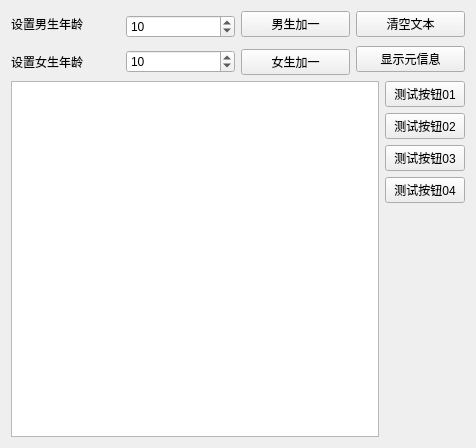
<?xml version="1.0" encoding="UTF-8"?>
<ui version="4.0">
 <class>Widget</class>
 <widget class="QWidget" name="Widget">
  <property name="geometry">
   <rect>
    <x>0</x>
    <y>0</y>
    <width>476</width>
    <height>448</height>
   </rect>
  </property>
  <property name="windowTitle">
   <string>元对象</string>
  </property>
  <layout class="QVBoxLayout" name="verticalLayout_2">
   <item>
    <layout class="QGridLayout" name="gridLayout">
     <item row="0" column="0">
      <widget class="QLabel" name="boy">
       <property name="text">
        <string>设置男生年龄</string>
       </property>
      </widget>
     </item>
     <item row="0" column="1" rowspan="2">
      <widget class="QSpinBox" name="boySpinBox">
       <property name="value">
        <number>10</number>
       </property>
      </widget>
     </item>
     <item row="0" column="2">
      <widget class="QPushButton" name="addBoyAge">
       <property name="text">
        <string>男生加一</string>
       </property>
      </widget>
     </item>
     <item row="0" column="3">
      <widget class="QPushButton" name="clear">
       <property name="text">
        <string>清空文本</string>
       </property>
      </widget>
     </item>
     <item row="1" column="3" rowspan="2">
      <widget class="QPushButton" name="showMeta">
       <property name="text">
        <string>显示元信息</string>
       </property>
      </widget>
     </item>
     <item row="2" column="0">
      <widget class="QLabel" name="girl">
       <property name="text">
        <string>设置女生年龄</string>
       </property>
      </widget>
     </item>
     <item row="2" column="1">
      <widget class="QSpinBox" name="girlSpinBox">
       <property name="value">
        <number>10</number>
       </property>
      </widget>
     </item>
     <item row="2" column="2">
      <widget class="QPushButton" name="addGirlAge">
       <property name="text">
        <string>女生加一</string>
       </property>
      </widget>
     </item>
    </layout>
   </item>
   <item>
    <layout class="QHBoxLayout" name="horizontalLayout">
     <item>
      <widget class="QPlainTextEdit" name="plainTextEdit"/>
     </item>
     <item>
      <layout class="QVBoxLayout" name="verticalLayout" stretch="0,0,0,0,0">
       <item>
        <widget class="QPushButton" name="qMessage">
         <property name="text">
          <string>测试按钮01</string>
         </property>
        </widget>
       </item>
       <item>
        <widget class="QPushButton" name="qFile">
         <property name="text">
          <string>测试按钮02</string>
         </property>
        </widget>
       </item>
       <item>
        <widget class="QPushButton" name="qFont">
         <property name="text">
          <string>测试按钮03</string>
         </property>
        </widget>
       </item>
       <item>
        <widget class="QPushButton" name="qInput">
         <property name="text">
          <string>测试按钮04</string>
         </property>
        </widget>
       </item>
       <item>
        <spacer name="verticalSpacer">
         <property name="orientation">
          <enum>Qt::Vertical</enum>
         </property>
         <property name="sizeHint" stdset="0">
          <size>
           <width>20</width>
           <height>40</height>
          </size>
         </property>
        </spacer>
       </item>
      </layout>
     </item>
    </layout>
   </item>
  </layout>
 </widget>
 <layoutdefault spacing="6" margin="11"/>
 <resources/>
 <connections/>
</ui>
